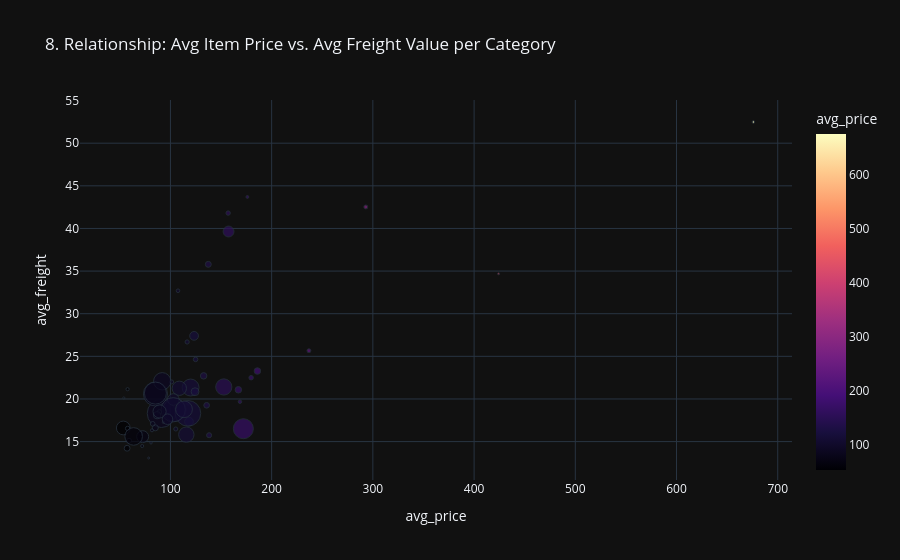

This figure's notebook cell:
### Code cell
cat_metrics = df_clean.groupby('product_category_name_english').agg(
    avg_price=('price', 'mean'), avg_freight=('freight_value', 'mean'), total_orders=('order_id', 'count')
).reset_index()
cat_metrics = cat_metrics[cat_metrics['total_orders'] > 50] # Filter small categories
fig8 = px.scatter(cat_metrics, x='avg_price', y='avg_freight', size='total_orders', 
                  hover_name='product_category_name_english',
                  title='8. Relationship: Avg Item Price vs. Avg Freight Value per Category',
                  color='avg_price', color_continuous_scale='Magma')
fig8.update_layout(template=layout_style)
fig8.show()

### Figure 1 — Plotly figure (JSON) as saved in the notebook; plotly's stock layout.template omitted (floating-point values rounded to 4 significant figures)
{"data": [{"hovertemplate": "<b>%{hovertext}</b><br><br>avg_price=%{marker.color}<br>avg_freight=%{y}<br>total_orders=%{marker.size}<extra></extra>", "hovertext": ["agro_industry_and_commerce", "air_conditioning", "art", "audio", "auto", "baby", "bed_bath_table", "books_general_interest", "books_imported", "books_technical", "christmas_supplies", "cine_photo", "computers", "computers_accessories", "consoles_games", "construction_tools_construction", "construction_tools_lights", "construction_tools_safety", "cool_stuff", "costruction_tools_garden", "costruction_tools_tools", "drinks", "dvds_blu_ray", "electronics", "fashion_bags_accessories", "fashion_male_clothing", "fashion_shoes", "fashion_underwear_beach", "fixed_telephony", "food", "food_drink", "furniture_bedroom", "furniture_decor", "furniture_living_room", "garden_tools", "health_beauty", "home_appliances", "home_appliances_2", "home_confort", "home_construction", "housewares", "industry_commerce_and_business", "kitchen_dining_laundry_garden_furniture", "luggage_accessories", "market_place", "musical_instruments", "office_furniture", "perfumery", "pet_shop", "signaling_and_security", "small_appliances", "small_appliances_home_oven_and_coffee", "sports_leisure", "stationery", "tablets_printing_image", "telephony", "toys", "unknown", "watches_gifts"], "legendgroup": "", "marker": {"color": [236.8, 179.7, 85.81, 138.2, 119.9, 108.8, 91.05, 85.03, 78.49, 70.63, 57.66, 93.09, 676.0, 104.1, 118.3, 124.3, 124.9, 168.7, 152.7, 101.2, 117.4, 59.09, 53.98, 53.44, 72.58, 81.78, 89.15, 72.1, 105.3, 57.2, 57.69, 176.0, 85.23, 137.4, 91.89, 117.3, 86.81, 293.0, 135.8, 132.8, 85.15, 116.5, 157.0, 123.4, 82.48, 185.9, 157.4, 115.7, 102.9, 107.5, 167.1, 424.2, 102.7, 89.27, 80.82, 63.65, 113.4, 97.11, 172.1], "coloraxis": "coloraxis", "size": [224, 293, 206, 379, 4239, 3046, 11801, 548, 59, 268, 152, 72, 100, 7890, 1122, 922, 309, 182, 3886, 240, 102, 371, 66, 2802, 2120, 138, 273, 140, 243, 515, 281, 119, 8630, 524, 4423, 9712, 796, 233, 473, 624, 7171, 263, 289, 1143, 324, 633, 1760, 3508, 1996, 199, 623, 62, 8718, 2570, 86, 4577, 4182, 1644, 5930], "sizemode": "area", "sizeref": 29.5, "symbol": "circle"}, "mode": "markers", "name": "", "orientation": "v", "showlegend": false, "type": "scatter", "x": [236.8, 179.7, 85.81, 138.2, 119.9, 108.8, 91.05, 85.03, 78.49, 70.63, 57.66, 93.09, 676.0, 104.1, 118.3, 124.3, 124.9, 168.7, 152.7, 101.2, 117.4, 59.09, 53.98, 53.44, 72.58, 81.78, 89.15, 72.1, 105.3, 57.2, 57.69, 176.0, 85.23, 137.4, 91.89, 117.3, 86.81, 293.0, 135.8, 132.8, 85.15, 116.5, 157.0, 123.4, 82.48, 185.9, 157.4, 115.7, 102.9, 107.5, 167.1, 424.2, 102.7, 89.27, 80.82, 63.65, 113.4, 97.11, 172.1], "xaxis": "x", "y": [25.66, 22.49, 18.19, 15.75, 21.34, 21.25, 18.31, 16.62, 13.08, 15.96, 21.15, 17.26, 52.49, 18.73, 17.34, 20.85, 24.64, 19.68, 21.41, 22.0, 19.43, 15.09, 20.12, 16.6, 15.58, 16.32, 18.5, 14.48, 16.48, 14.22, 16.54, 43.69, 20.59, 35.79, 22.08, 18.31, 18.1, 42.52, 19.26, 22.71, 20.69, 26.69, 41.8, 27.4, 17.08, 23.28, 39.64, 15.82, 19.94, 32.69, 21.08, 34.68, 18.73, 18.54, 14.86, 15.6, 18.79, 17.63, 16.51], "yaxis": "y"}], "layout": {"coloraxis": {"colorbar": {"title": {"text": "avg_price"}}, "colorscale": [[0, "#000004"], [0.1111, "#180f3d"], [0.2222, "#440f76"], [0.3333, "#721f81"], [0.4444, "#9e2f7f"], [0.5556, "#cd4071"], [0.6667, "#f1605d"], [0.7778, "#fd9668"], [0.8889, "#feca8d"], [1, "#fcfdbf"]]}, "legend": {"itemsizing": "constant", "tracegroupgap": 0}, "title": {"text": "8. Relationship: Avg Item Price vs. Avg Freight Value per Category"}, "xaxis": {"anchor": "y", "domain": [0, 1], "title": {"text": "avg_price"}}, "yaxis": {"anchor": "x", "domain": [0, 1], "title": {"text": "avg_freight"}}}}
